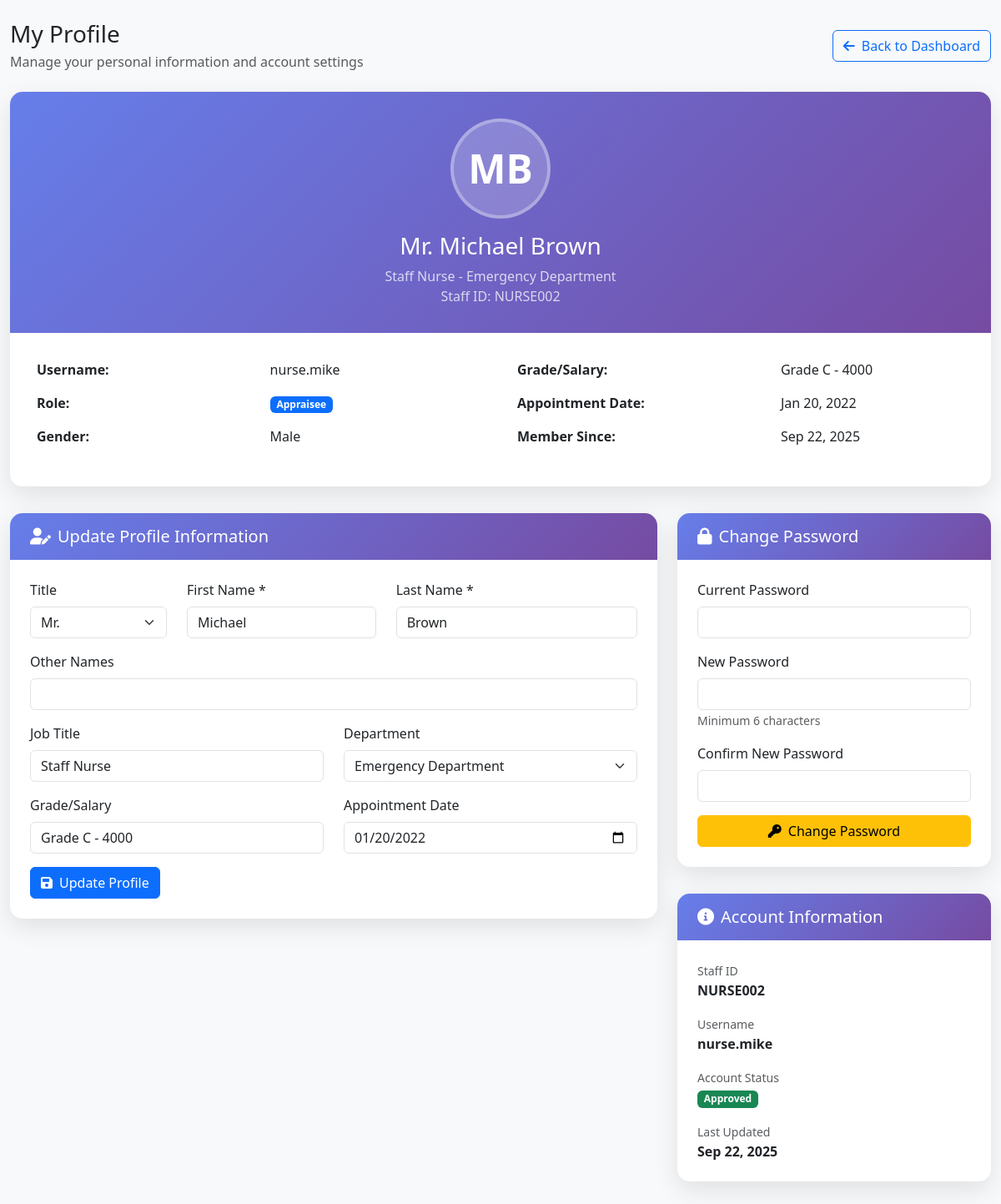
/profile.php (signed in), run on the app's committed database.
### tables this page shows
CREATE TABLE `users` (
  `id` int(11) NOT NULL AUTO_INCREMENT,
  `username` varchar(50) NOT NULL,
  `staff_id` varchar(20) NOT NULL,
  `password` varchar(255) NOT NULL,
  `role` enum('admin','appraiser','appraisee') NOT NULL,
  `title` varchar(10) DEFAULT NULL,
  `first_name` varchar(50) NOT NULL,
  `last_name` varchar(50) NOT NULL,
  `other_names` varchar(100) DEFAULT NULL,
  `gender` enum('Male','Female') NOT NULL,
  `grade_salary` varchar(100) DEFAULT NULL,
  `job_title` varchar(100) DEFAULT NULL,
  `department` varchar(100) DEFAULT NULL,
  `appointment_date` date DEFAULT NULL,
  `is_approved` tinyint(1) DEFAULT 1,
  `created_at` timestamp NOT NULL DEFAULT current_timestamp(),
  `updated_at` timestamp NOT NULL DEFAULT current_timestamp() ON UPDATE current_timestamp(),
  PRIMARY KEY (`id`),
  UNIQUE KEY `username` (`username`),
  UNIQUE KEY `staff_id` (`staff_id`)
);

### config/database.php (called while the page is built, shortened)
<?php
function formatDate($date, $format = 'M j, Y') {
    return date($format, strtotime($date));
}
?>

### profile.php (the view, shortened to what this page needs)
<?php
require_once 'config/database.php';
$database = new DatabaseConfig();
$db = $database->getConnection();
$user_id = $_SESSION['user_id'];
$query = "SELECT * FROM users WHERE id = :user_id";
$stmt = $db->prepare($query);
$stmt->bindParam(':user_id', $user_id);
$stmt->execute();
$user = $stmt->fetch(PDO::FETCH_ASSOC);
?>
<!DOCTYPE html>
<html lang="en">
<head>
    <link href="https://cdnjs.cloudflare.com/ajax/libs/bootstrap/5.3.0/css/bootstrap.min.css" rel="stylesheet">
    <link href="https://cdnjs.cloudflare.com/ajax/libs/font-awesome/6.0.0/css/all.min.css" rel="stylesheet">
</head>
<body>
    <div class="container-fluid py-4">
        <div class="row">
            <div class="col-12">
                <div class="d-flex justify-content-between align-items-center mb-4">
                    <div>
                        <h1 class="h3 mb-1">My Profile</h1>
                        <p class="text-muted mb-0">Manage your personal information and account settings</p>
                    </div>
                    <a href="dashboard.php" class="btn btn-outline-primary">
                        <i class="fas fa-arrow-left me-2"></i>Back to Dashboard
                    </a>
                </div>
                <div class="profile-card">
                    <div class="profile-header">
                        <div class="profile-avatar">
                            <?php echo strtoupper(substr($user['first_name'], 0, 1) . substr($user['last_name'], 0, 1)); ?>
                        </div>
                        <h3><?php echo htmlspecialchars(($user['title'] ?? '') . ' ' . $user['first_name'] . ' ' . $user['last_name']); ?></h3>
                        <p class="mb-0 opacity-75"><?php echo htmlspecialchars($user['job_title'] ?? 'N/A'); ?> - <?php echo htmlspecialchars($user['department'] ?? 'N/A'); ?></p>
                        <p class="mb-0 opacity-75">Staff ID: <?php echo htmlspecialchars($user['staff_id']); ?></p>
                    </div>
                    <div class="p-4">
                        <div class="row">
                            <div class="col-md-6">
                                <table class="table table-borderless">
                                    <tr>
                                        <td class="fw-bold">Username:</td>
                                        <td><?php echo htmlspecialchars($user['username']); ?></td>
                                    </tr>
                                    <tr>
                                        <td class="fw-bold">Role:</td>
                                        <td><span class="badge bg-primary"><?php echo ucfirst($user['role']); ?></span></td>
                                    </tr>
                                    <tr>
                                        <td class="fw-bold">Gender:</td>
                                        <td><?php echo htmlspecialchars($user['gender']); ?></td>
                                    </tr>
                                </table>
                            </div>
                            <div class="col-md-6">
                                <table class="table table-borderless">
                                    <tr>
                                        <td class="fw-bold">Grade/Salary:</td>
                                        <td><?php echo htmlspecialchars($user['grade_salary'] ?? 'N/A'); ?></td>
                                    </tr>
                                    <tr>
                                        <td class="fw-bold">Appointment Date:</td>
                                        <td><?php echo $user['appointment_date'] ? formatDate($user['appointment_date']) : 'N/A'; ?></td>
                                    </tr>
                                    <tr>
                                        <td class="fw-bold">Member Since:</td>
                                        <td><?php echo formatDate($user['created_at']); ?></td>
                                    </tr>
                                </table>
                            </div>
                        </div>
                    </div>
                </div>
                <div class="row">
                    <div class="col-lg-8 mb-4">
                        <div class="section-card">
                            <div class="section-header">
                                <h5 class="mb-0">
                                    <i class="fas fa-user-edit me-2"></i>Update Profile Information
                                </h5>
                            </div>
                            <div class="p-4">
                                <form method="POST">
                                    <div class="row">
                                        <div class="col-md-3 mb-3">
                                            <label for="title" class="form-label">Title</label>
                                            <select class="form-select" id="title" name="title">
                                                <option value="Mr." <?php echo ($user['title'] == 'Mr.') ? 'selected' : ''; ?>>Mr.</option>
                                            </select>
                                        </div>
                                        <div class="col-md-4 mb-3">
                                            <label for="first_name" class="form-label">First Name *</label>
                                            <input type="text" class="form-control" id="first_name" name="first_name"
                                                   value="<?php echo htmlspecialchars($user['first_name']); ?>" required>
                                        </div>
                                        <div class="col-md-5 mb-3">
                                            <label for="last_name" class="form-label">Last Name *</label>
                                            <input type="text" class="form-control" id="last_name" name="last_name"
                                                   value="<?php echo htmlspecialchars($user['last_name']); ?>" required>
                                        </div>
                                    </div>
                                    <div class="mb-3">
                                        <label for="other_names" class="form-label">Other Names</label>
                                        <input type="text" class="form-control" id="other_names" name="other_names"
                                               value="<?php echo htmlspecialchars($user['other_names'] ?? ''); ?>">
                                    </div>
                                    <div class="row">
                                        <div class="col-md-6 mb-3">
                                            <label for="job_title" class="form-label">Job Title</label>
                                            <input type="text" class="form-control" id="job_title" name="job_title"
                                                   value="<?php echo htmlspecialchars($user['job_title'] ?? ''); ?>">
                                        </div>
                                        <div class="col-md-6 mb-3">
                                            <label for="department" class="form-label">Department</label>
                                            <select class="form-select" id="department" name="department">
                                                <option value="Emergency Department" <?php echo ($user['department'] == 'Emergency Department') ? 'selected' : ''; ?>>Emergency Department</option>
                                            </select>
                                        </div>
                                    </div>
                                    <div class="row">
                                        <div class="col-md-6 mb-3">
                                            <label for="grade_salary" class="form-label">Grade/Salary</label>
                                            <input type="text" class="form-control" id="grade_salary" name="grade_salary"
                                                   value="<?php echo htmlspecialchars($user['grade_salary'] ?? ''); ?>"
                                                   placeholder="e.g., Grade C - 4500">
                                        </div>
                                        <div class="col-md-6 mb-3">
                                            <label for="appointment_date" class="form-label">Appointment Date</label>
                                            <input type="date" class="form-control" id="appointment_date" name="appointment_date"
                                                   value="<?php echo $user['appointment_date']; ?>">
                                        </div>
                                    </div>
                                    <button type="submit" name="update_profile" class="btn btn-primary">
                                        <i class="fas fa-save me-2"></i>Update Profile
                                    </button>
                                </form>
                            </div>
                        </div>
                    </div>
                    <div class="col-lg-4 mb-4">
                        <div class="section-card">
                            <div class="section-header">
                                <h5 class="mb-0">
                                    <i class="fas fa-lock me-2"></i>Change Password
                                </h5>
                            </div>
                            <div class="p-4">
                                <form method="POST" id="passwordForm">
                                    <div class="mb-3">
                                        <label for="current_password" class="form-label">Current Password</label>
                                        <input type="password" class="form-control" id="current_password" name="current_password" required>
                                    </div>
                                    <div class="mb-3">
                                        <label for="new_password" class="form-label">New Password</label>
                                        <input type="password" class="form-control" id="new_password" name="new_password" required minlength="6">
                                        <small class="text-muted">Minimum 6 characters</small>
                                    </div>
                                    <div class="mb-3">
                                        <label for="confirm_password" class="form-label">Confirm New Password</label>
                                        <input type="password" class="form-control" id="confirm_password" name="confirm_password" required minlength="6">
                                    </div>
                                    <button type="submit" name="change_password" class="btn btn-warning w-100">
                                        <i class="fas fa-key me-2"></i>Change Password
                                    </button>
                                </form>
                            </div>
                        </div>
                        <div class="section-card">
                            <div class="section-header">
                                <h5 class="mb-0">
                                    <i class="fas fa-info-circle me-2"></i>Account Information
                                </h5>
                            </div>
                            <div class="p-4">
                                <div class="mb-3">
                                    <small class="text-muted">Staff ID</small>
                                    <div class="fw-bold"><?php echo htmlspecialchars($user['staff_id']); ?></div>
                                </div>
                                <div class="mb-3">
                                    <small class="text-muted">Username</small>
                                    <div class="fw-bold"><?php echo htmlspecialchars($user['username']); ?></div>
                                </div>
                                <div class="mb-3">
                                    <small class="text-muted">Account Status</small>
                                    <div>
                                        <?php if ($user['is_approved']): ?>
                                            <span class="badge bg-success">Approved</span>
                                        <?php else: ?>
                                            <span class="badge bg-warning">Pending Approval</span>
                                        <?php endif; ?>
                                    </div>
                                </div>
                                <div>
                                    <small class="text-muted">Last Updated</small>
                                    <div class="fw-bold"><?php echo formatDate($user['updated_at']); ?></div>
                                </div>
                            </div>
                        </div>
                    </div>
                </div>
            </div>
        </div>
    </div>
</body>
</html>

### profile.php (style rules this page uses)
body { background-color: #f8f9fa; }
.profile-card { background: white; border-radius: 15px; box-shadow: 0 10px 30px rgba(0,0,0,0.1); margin-bottom: 2rem; }
.profile-header { background: linear-gradient(135deg, #667eea 0%, #764ba2 100%); color: white; padding: 2rem; border-radius: 15px 15px 0 0; text-align: center; }
.profile-avatar { width: 120px; height: 120px; border-radius: 50%; background: rgba(255,255,255,0.2); display: flex; align-items: center; justify-content: center; font-size: 48px; font-weight: bold; margin: 0 auto 1rem; border: 4px solid rgba(255,255,255,0.3); }
.section-card { background: white; border-radius: 15px; box-shadow: 0 10px 30px rgba(0,0,0,0.1); margin-bottom: 2rem; }
.section-header { background: linear-gradient(135deg, #667eea 0%, #764ba2 100%); color: white; padding: 1rem 1.5rem; border-radius: 15px 15px 0 0; margin: 0; }

### data on the page
users: first_name+last_name "MB", title+first_name+last_name "Mr. Michael Brown", job_title "Staff Nurse", department "Emergency Department", staff "NURSE002", username "nurse.mike", role "Appraisee", gender "Male", grade_salary "Grade C - 4000", appointment_date "Jan 20, 2022", created_at "Sep 22, 2025", title "Mr.", first_name "Michael", last_name "Brown", appointment_date "01/20/2022", updated_at "Sep 22, 2025"
